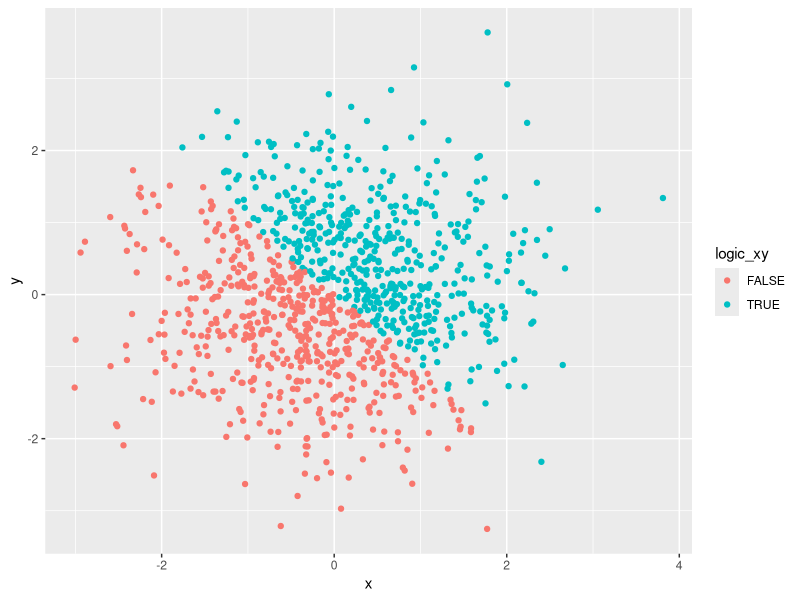
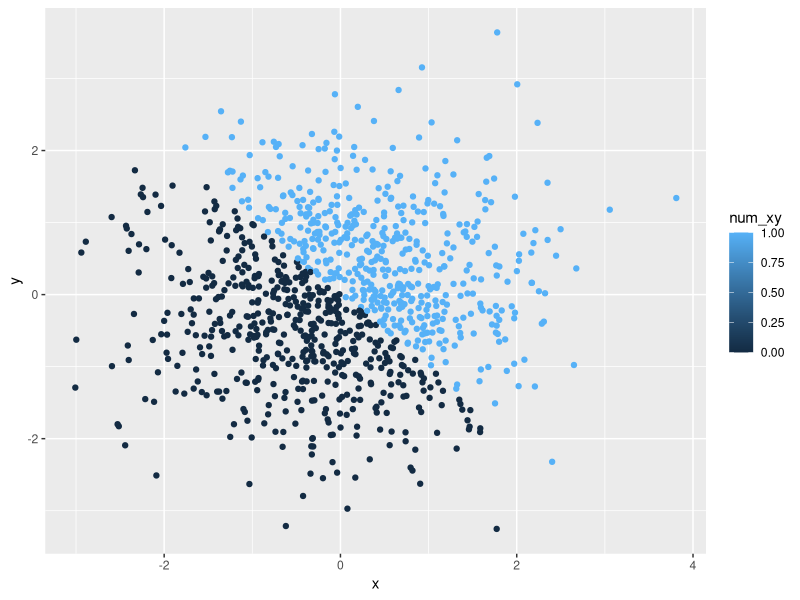
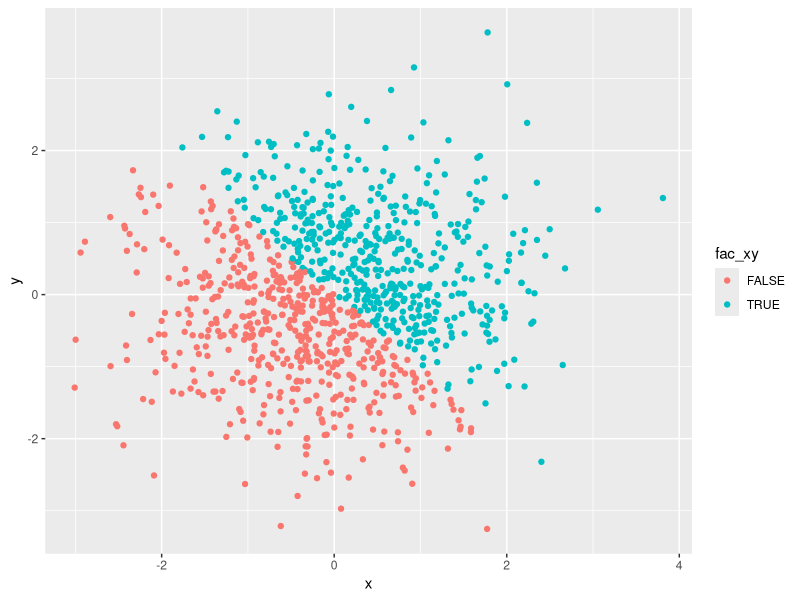
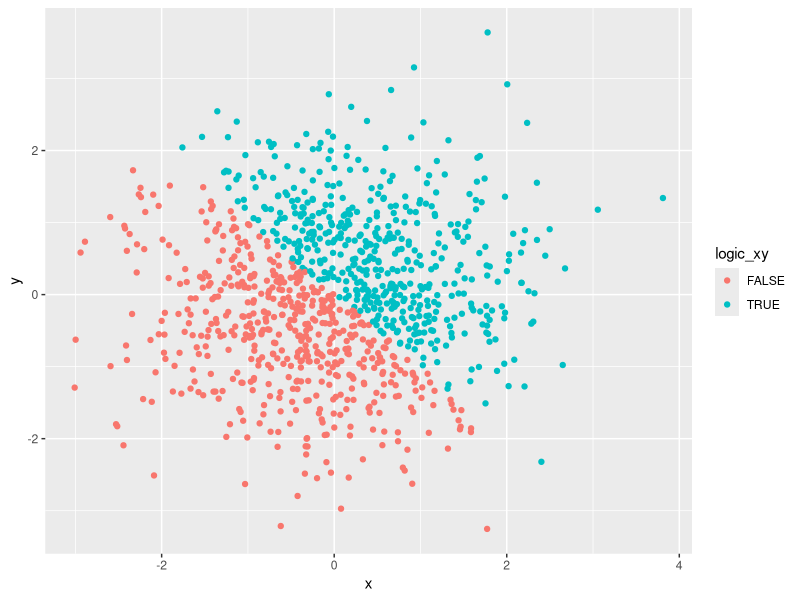

The R source for these figures, in order:
## ---- chunk 1
#Loading the relevant package
library (tidyverse)

#Setting the seed to ensure we get the same data every time we run the code
set.seed(1)

#Creating a data frame called "prob1_df" that contains the variables specified in the prompt.

prob1_df = tibble(
  rand_samp = runif(10, min = 0, max = 5),
  vector_logical = rand_samp > 2,
  vector_char = c('Hi', 'my', 'name', 'is', 'Sunny', 'and', 'I', 'love', 'chicken', 'wings'),
  vector_factor = factor(c('male', 'male', 'male', 'male', 'male', 'female', 'female', 'female', 'female', 'female'))
)

#In the data frame above:
  #rand_samp is a random sample of size 10 from a uniform[0, 5] distribution.
  #vector_logical is indicating whether elements of the sample are greater than 2.
  #vector_char is a 10 word long character variable.
  #vector_factor is a variable containing 10 entries of the a factor variable, male or female. 

## ---- chunk 2

set.seed(1)

#The mean of the random sample is 2.76.
mean(prob1_df[["rand_samp"]])

#The mean of the logical vector is 0.60.
mean(prob1_df[["vector_logical"]])

#Unable to compute the mean of the character vector because it's not numeric or logical.
mean(prob1_df[["vector_char"]])

#Unable to compute the mean of the factor vector because it's not numeric or logical.
mean(prob1_df[["vector_factor"]])

## ---- chunk 3

#Converting the character variable to factor to numeric.
as.numeric(as.factor(prob1_df[["vector_char"]]))

#Converting the factor variable to character to numeric.
as.numeric(as.character(prob1_df[["vector_factor"]]))
## ---- chunk 4
#Setting the seed to ensure reproducibility
set.seed (1)

#Creating data frame called prob2_df with the attributes specified in the prompt
prob2_df = tibble(
  x = rnorm (1000, mean = 0, sd = 1),
  y = rnorm (1000, mean = 0, sd = 1),
  logic_xy = (x + y > 0)
  #num_xy = as.numeric(prob2_df[["logic_xy"]]),
  #fac_xy = as.factor(prob2_df[["logic_xy"]])
)

prob2_df$num_xy = as.numeric(prob2_df[["logic_xy"]])
prob2_df$fac_xy = as.factor(prob2_df[["logic_xy"]])

#In the data frame above:
  #x and y are random samples of size 1000 from N(0,1).
  #logic_xy is a logical vector indicating whether the x + y > 0.
  #num_xy is a numeric vector created by coercing the logic vector into numeric.
  #fac_xy is a factor vector created by coercing the logic vector to factor.
## ---- chunk 5

#Loading the ggplot2 package
library(ggplot2)

#Creating the first scatterplot and calling it scatter_logic
scatter_logic = ggplot(prob2_df, aes(x = x, y = y, color= logic_xy)) + geom_point()
#viewing the scatterplot
scatter_logic

## ---- chunk 6

#creating the second scatterplot and calling it scatter_numeric
scatter_numeric = ggplot(prob2_df, aes(x = x, y = y, color= num_xy)) + geom_point()
#viewing the scatterplot
scatter_numeric
## ---- chunk 7

#creating the third scatterplot and calling it scatter_factor
scatter_factor = ggplot(prob2_df, aes(x = x, y = y, color= fac_xy)) + geom_point()
#viewing the scatterplot
scatter_factor
## ---- chunk 8
ggsave("scatter_plot.pdf", plot = scatter_logic)
